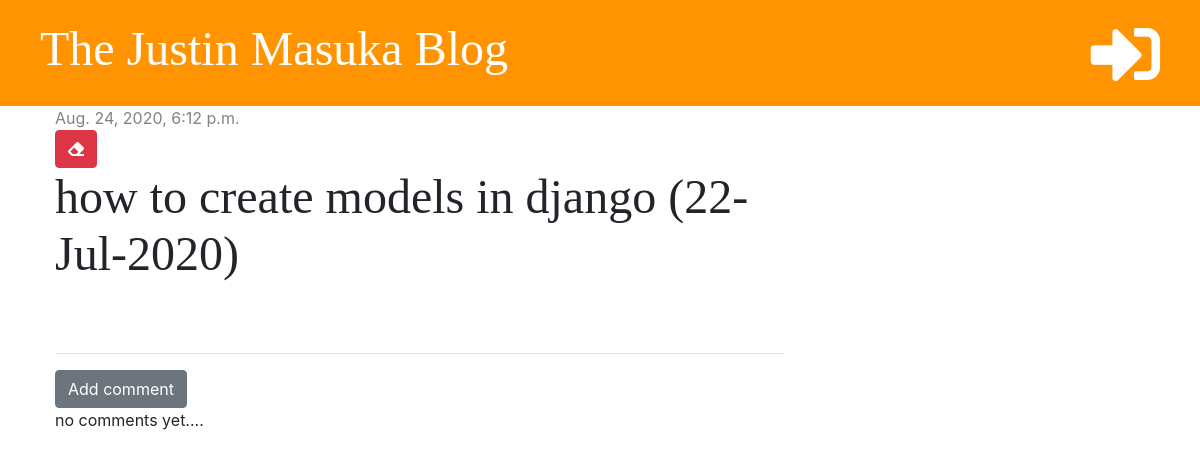
The app's page /post/2/ with its own data.
### blog/models.py (models this page shows, shortened)
class Post(models.Model):
    author = models.ForeignKey('auth.User', on_delete=models.CASCADE)
    title = models.CharField(max_length=200)
    text = models.TextField()
    created_date = models.DateTimeField(default=timezone.now)
    published_date = models.DateTimeField(blank=True, null=True)

### blog/views.py (the view)
# urls.py: path('post/<int:pk>/', views.post_detail, name='post_detail'),
def post_detail(request, pk):
    post = get_object_or_404(Post, pk=pk)
    stuff_for_frontend = {'post': post}
    return render(request, 'blog/post_detail.html', stuff_for_frontend)

### blog/templatetags/markdownify.py (called while the page is built)
@register.filter
def markdown(value):
    renderer = HighlightRenderer()
    markdown = mistune.Markdown(renderer=renderer)
    return markdown(value)

### blog/templates/blog/post_detail.html (shortened to what this page needs)
{% extends 'blog/base.html' %}
{% load markdownify %}
{% block content %}
   <div class="post">
    {% if post.published_date %}
            <div class="date">
            {{ post.published_date}}
            </div>
            {% else %}
            <a href="{% url 'post_publish' pk=post.pk %}" class="btn btn-primary">Publish</a>
        {% endif %}
   <a href="{% url 'post_delete' pk=post.pk %}" class="btn btn-danger"
   onclick="return confirm('Are you sure you want to delete this post?')"><i class="fas fa-eraser"></i></a>
        <h2>{{ post.title }}</h2>
   </div>
   <hr>
   <a href="{% url 'add_comment_to_post' pk=post.pk %}" class="btn btn-secondary">Add comment</a>
   {% for comment in post.comments.all %}
      {% if user.is_authenticated or comment.approved %}
         <div class="comment">
            <div class="date">
               {{ comment.created_date }}
            </div>
            {% if not comment.approved and user.is_superuser %}
               <a href="{% url 'comment_approve' pk=comment.pk %}"><i class="far fa-check-circle"></i></a>
               <a href="{% url 'comment_remove' pk=comment.pk %}"><i class="fas fa-trash-alt"></i></a>
            {% endif %}
            <strong>{{ comment.author }}</strong>
            <p> {{ comment.text | markdown | safe | linebreaksbr }}</p>
         </div>
      {% endif %}
   {% empty %}
         <p>no comments yet....</p>
   {% endfor %}
{% endblock %}

### blog/static/css/blog.css (style rules this page uses)
h1, h2, h3, h4 { font-family: 'Tangerine', 'Inconsolata', 'droid sans', serif; font-size: 48px; }
.date { color: #828282; }
.post { margin-bottom: 70px; }

### records on screen
Post: published_date "Aug. 24, 2020, 6:12 p.m.", title "how to create models in django (22-Jul-2020)"
